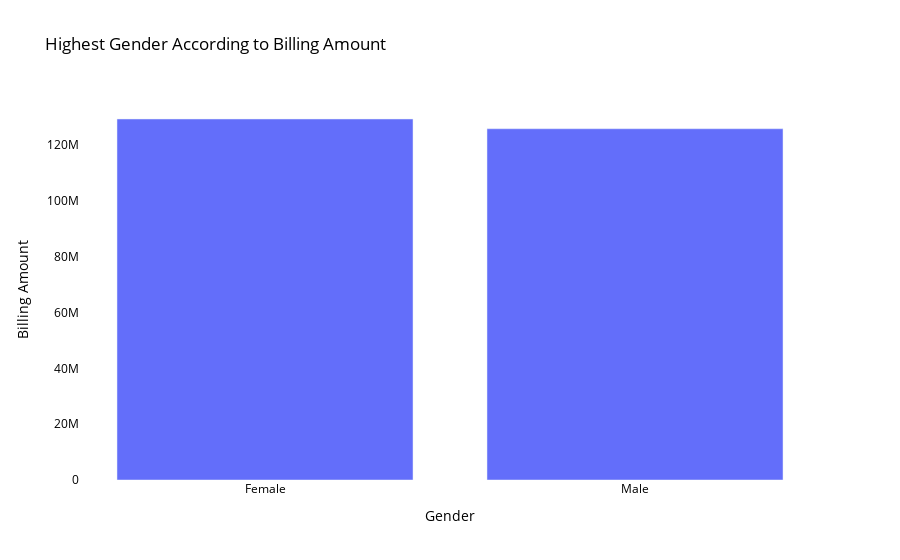
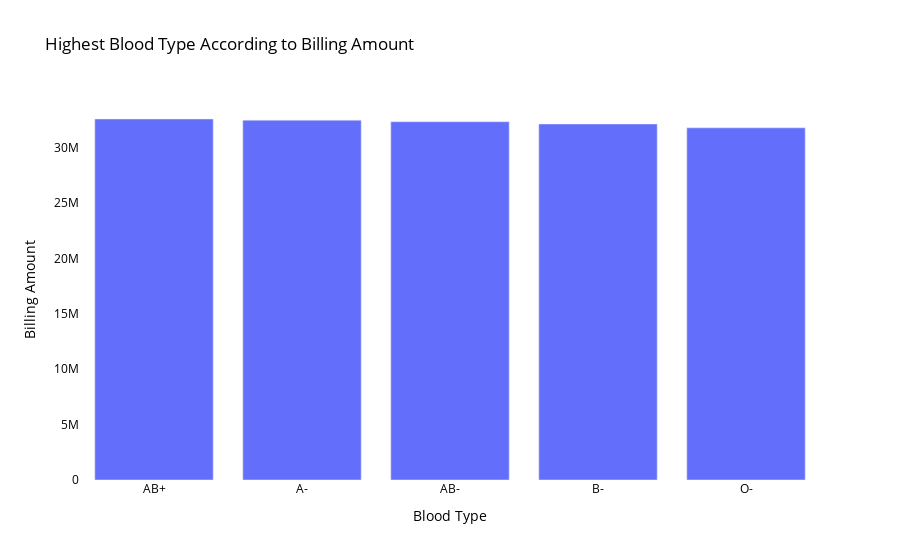
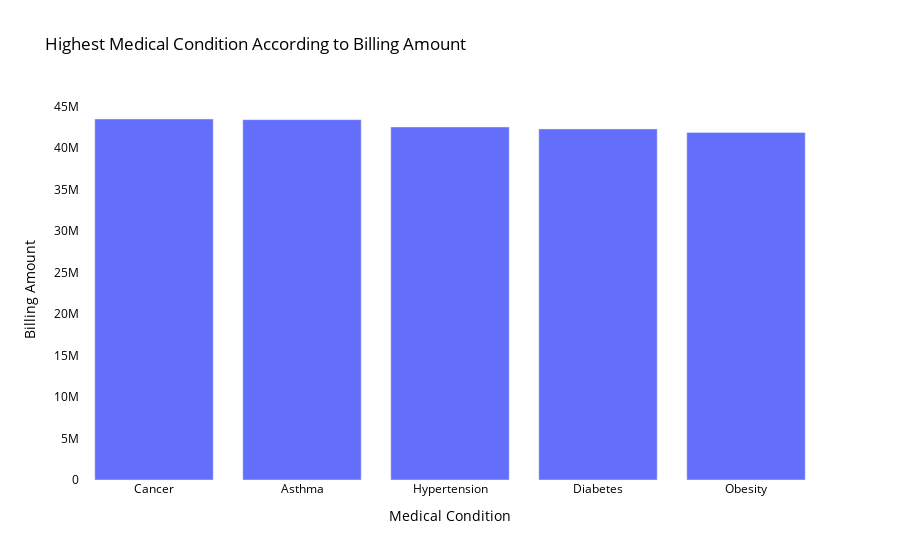
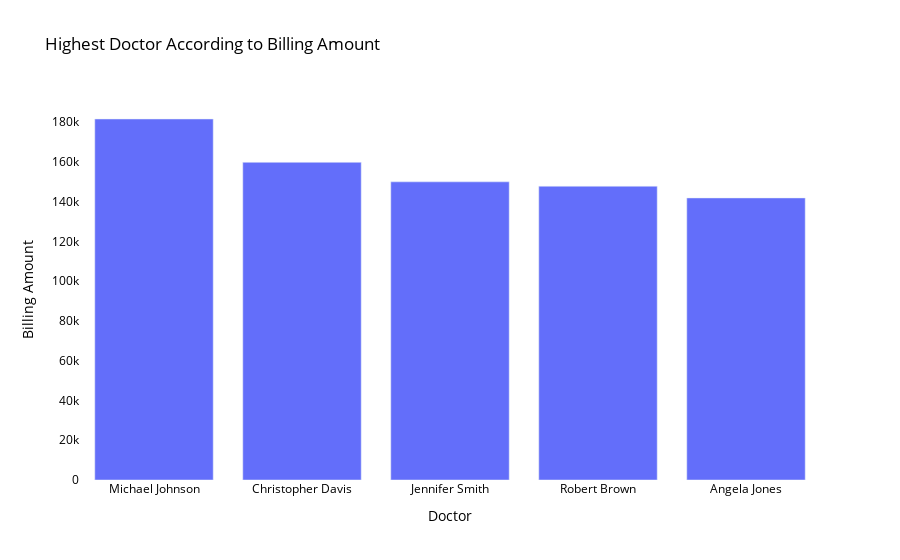

The cell these charts' notebook holds for them, in order:
### Code cell
for i in cols:
    if i == 'Gender':
        char_bar = df.groupby(['Gender'])[['Billing Amount']].sum().reset_index()
        char_bar = char_bar.sort_values(by=('Billing Amount'), ascending=False)
        top = char_bar.head()
        fig = go.Figure()
        fig.add_trace(go.Bar(x=top['Gender'], y=top['Billing Amount']))
        fig.update_layout(title='Highest Gender According to ' + 'Billing Amount',
                         xaxis_title = 'Gender', yaxis_title='Billing Amount',
                         plot_bgcolor='white', paper_bgcolor='white', font=dict(color='black'))
        pyo.init_notebook_mode(connected=True)
        pyo.iplot(fig)
    else:
        char_bar = df.groupby([i])[['Billing Amount']].sum().reset_index()
        char_bar = char_bar.sort_values(by=['Billing Amount'], ascending=False)
        top = char_bar.head()
        fig = go.Figure()
        fig.add_trace(go.Bar(x=top[i], y=top['Billing Amount']))
        fig.update_layout(title='Highest ' + i + ' According to Billing Amount',
                         xaxis_title= i,yaxis_title='Billing Amount',
                         plot_bgcolor='white', paper_bgcolor='white', font=dict(color='black'))
        pyo.init_notebook_mode(connected=True)
        pyo.iplot(fig)

### Figure 1 — Plotly figure (JSON) as saved in the notebook; plotly's stock layout.template omitted (floating-point values rounded to 4 significant figures)
{"data": [{"type": "bar", "x": ["Female", "Male"], "y": [129300000.0, 125800000.0]}], "layout": {"font": {"color": "black"}, "paper_bgcolor": "white", "plot_bgcolor": "white", "title": {"text": "Highest Gender According to Billing Amount"}, "xaxis": {"title": {"text": "Gender"}}, "yaxis": {"title": {"text": "Billing Amount"}}}}

### Figure 2 — Plotly figure (JSON) as saved in the notebook; plotly's stock layout.template omitted (floating-point values rounded to 4 significant figures)
{"data": [{"type": "bar", "x": ["AB+", "A-", "AB-", "B-", "O-"], "y": [32600000.0, 32490000.0, 32360000.0, 32150000.0, 31800000.0]}], "layout": {"font": {"color": "black"}, "paper_bgcolor": "white", "plot_bgcolor": "white", "title": {"text": "Highest Blood Type According to Billing Amount"}, "xaxis": {"title": {"text": "Blood Type"}}, "yaxis": {"title": {"text": "Billing Amount"}}}}

### Figure 3 — Plotly figure (JSON) as saved in the notebook; plotly's stock layout.template omitted (floating-point values rounded to 4 significant figures)
{"data": [{"type": "bar", "x": ["Cancer", "Asthma", "Hypertension", "Diabetes", "Obesity"], "y": [43490000.0, 43410000.0, 42530000.0, 42300000.0, 41870000.0]}], "layout": {"font": {"color": "black"}, "paper_bgcolor": "white", "plot_bgcolor": "white", "title": {"text": "Highest Medical Condition According to Billing Amount"}, "xaxis": {"title": {"text": "Medical Condition"}}, "yaxis": {"title": {"text": "Billing Amount"}}}}

### Figure 4 — Plotly figure (JSON) as saved in the notebook; plotly's stock layout.template omitted (floating-point values rounded to 4 significant figures)
{"data": [{"type": "bar", "x": ["Michael Johnson", "Christopher Davis", "Jennifer Smith", "Robert Brown", "Angela Jones"], "y": [181600.0, 159800.0, 150000.0, 147700.0, 141900.0]}], "layout": {"font": {"color": "black"}, "paper_bgcolor": "white", "plot_bgcolor": "white", "title": {"text": "Highest Doctor According to Billing Amount"}, "xaxis": {"title": {"text": "Doctor"}}, "yaxis": {"title": {"text": "Billing Amount"}}}}
